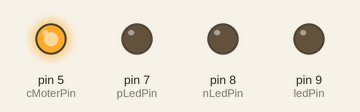
The sketch below on a simulated Arduino Uno, built with avr-gcc and run on an emulated ATmega328P. Shown: output pins drawn as LEDs (lit = HIGH). What the sketch prints to the serial monitor is not drawn.

Above: at 2.5 s.
At 5.6 s:
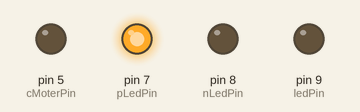
At 6.7 s:
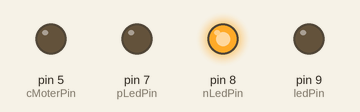
At 7.8 s:
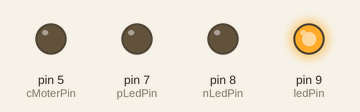
At 8.9 s:
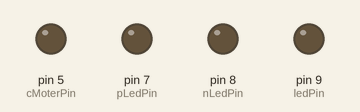
Timing chart, 0 to 12.4 s (numbered marks = the images above):
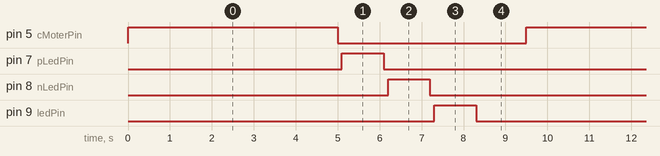

Measured:
- by itself, pin 5 (cMoterPin): alternates HIGH for 5.0 s and LOW for 4.5 s
- by itself, pin 7 (pLedPin), pin 8 (nLedPin), pin 9 (ledPin): alternates HIGH for 1.0 s and LOW for 8.5 s
- by itself, everything shown: repeats every 9.5 s, in 8 steps

The sketch:

ledtest.ino
```cpp
const int led6=6;    //white led
const int pLedPin = 7;    // green Positive LED pin
const int nLedPin = 8;    // Yellow LED
const int ledPin = 9;     // red pin with buzzer
const int cMoterPin=5;


void setup() {
  pinMode(ledPin, OUTPUT);
  pinMode(pLedPin, OUTPUT);
  pinMode(nLedPin, OUTPUT);
  Serial.begin(9600);
  pinMode(cMoterPin, OUTPUT);
}

void loop() {


      //2. conv belt on for 1 second
  digitalWrite(cMoterPin, HIGH);    // Turn on the positive LED
  Serial.print("Moter on pin 5");
  delay(5000);                   // Delay for 1 second
  digitalWrite(cMoterPin, LOW);     // Turn off the positive LED
  delay(100);


 // 3.Turn on the positive LED pin7
  digitalWrite(pLedPin, HIGH);   // Turn on the positive LED
   Serial.print("positive Green LED pin7 ON");
  delay(1000);                   // Delay for 1 second
  digitalWrite(pLedPin, LOW);    // Turn off the positive LED
  delay(100);

// 4. Turn on the negative LED pin 8
  digitalWrite(nLedPin, HIGH);   // Turn on the negative LED
  Serial.print("Yellow LED pin8 ON");
  delay(1000);                   // Delay for 1 second
  digitalWrite(nLedPin, LOW);    // Turn off the negative LED

  delay(100);                   // Delay for 1 second before starting again

    //5. Toggle LEDs   pin 9 With Buzzer
  digitalWrite(ledPin, HIGH);    // Turn on the positive LED
   Serial.print("Red LED  pin9 ON");
  delay(1000);                   // Delay for 1 second
  digitalWrite(ledPin, LOW);     // Turn off the positive LED
  delay(100);                   // Delay for 1 second before starting again


    //5. Toggle LEDs   pin 6
  digitalWrite(led6, HIGH);    // Turn on the positive LED
   Serial.print("White led6 pin6 ON");
  delay(1000);                   // Delay for 1 second
  digitalWrite(led6, LOW);     // Turn off the positive LED
  delay(100); 
  
}
```
